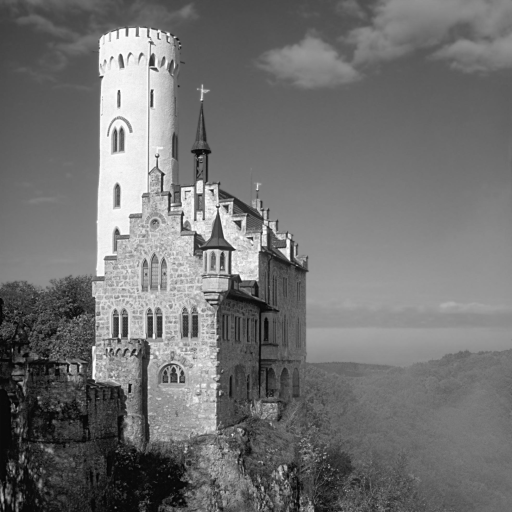
%> input picture 4th Year/1st Semester/Perfil 2 - Computação Gráfica/Visão por Computador/Slides e Exercícios/2. Image Acquisition and Processing/Resolução Exercícios/Images/castleGray.png, 512 x 512 px
$ octave Exercise4.m   (GNU Octave 9; MATLAB toolbox functions it lacks are replaced by stand-ins)
%> lines starting %> are read from the running program, lines starting %| are printed output that depends on the picture
% Histograma Sem Equalização
IMG_PATH = 'C:\Users\diogo\Documents\GitHub\MIEI\4th Year\1st Semester\Perfil 2 - Computação Gráfica\Visão por Computador\Slides e Exercícios\2. Image Acquisition and Processing\Resolução Exercícios\Images\castleGray.png';
IMG_GRAY = imread(IMG_PATH, 'png');
%> IMG_GRAY is the input picture: size 512x512 uint8; min 2, max 255, mean 113.4
imshow(IMG_GRAY);
figure, imhist(IMG_GRAY); % Função do MATLAB que faz o Histograma
%> after `imhist(IMG_GRAY)`:
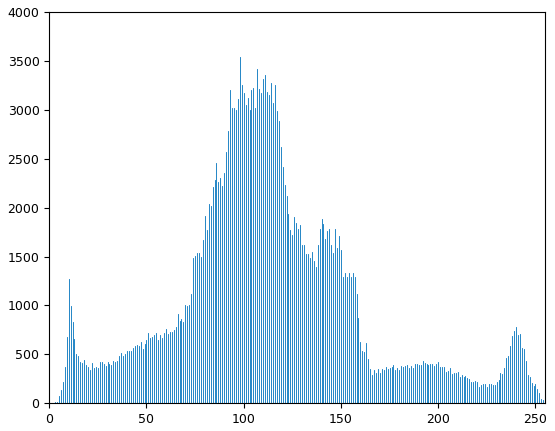
%> figure redrawn from the program's plot data; highest point at x = 98, y = 3539
figure, imhist(IMG_GRAY);
ylim('auto');

% Histograma Com Equalização
NEW_IMG = histeq(IMG_GRAY, 256);
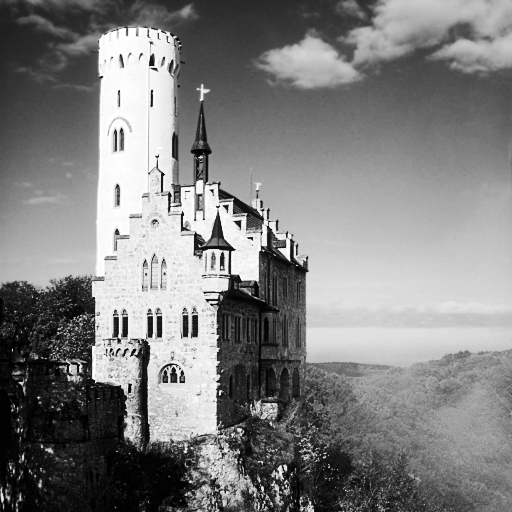
%> NEW_IMG: size 512x512 uint8; min 0, max 255, mean 127.9
figure, imshow(NEW_IMG);
figure, imhist(NEW_IMG);
ylim('auto');
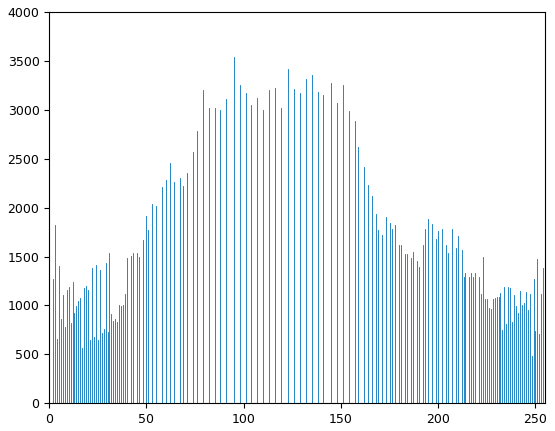
%> figure redrawn from the program's plot data; highest point at x = 95, y = 3539
